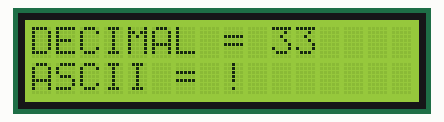
The sketch below on a simulated Arduino Uno, built with avr-gcc and run on an emulated ATmega328P. Shown: 16×2 character LCD.

Above: at 0.1 s.
At 4.1 s:
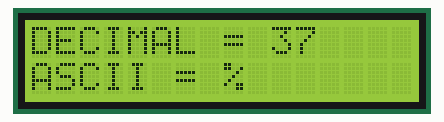
At 9.2 s:
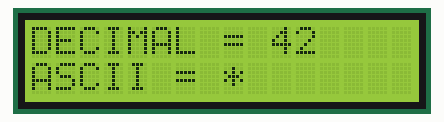
At 19.2 s:
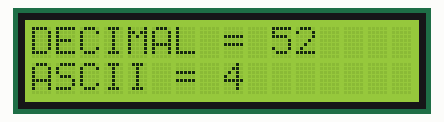
At 28.3 s:
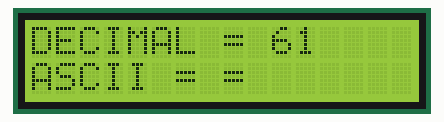
At 38.3 s:
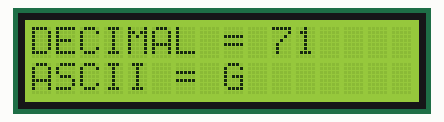

Measured:
- what the display in image 1 shows lasts 1.0 s, from 4.1 s to 5.1 s

The sketch:

ASCII.ino
```cpp
#include<LiquidCrystal.h>
LiquidCrystal lcd(7,8,9,10,11,12);
void setup()
{
lcd.begin(16 , 2);
lcd.clear();
}
void loop()
{
  int count=33;
  char ascii=0x00+33;    //Starting from 34th
                         // Character
  while(count!=235)
  {
    lcd.setCursor(0, 0);
    lcd.print("DECIMAL = ");
    lcd.print(count);
    lcd.setCursor(0 , 1);
    lcd.print("ASCII = ");
    lcd.print(ascii);
    count++;
    ascii++;
    delay(1000);
    lcd.clear();
  }
}
```
